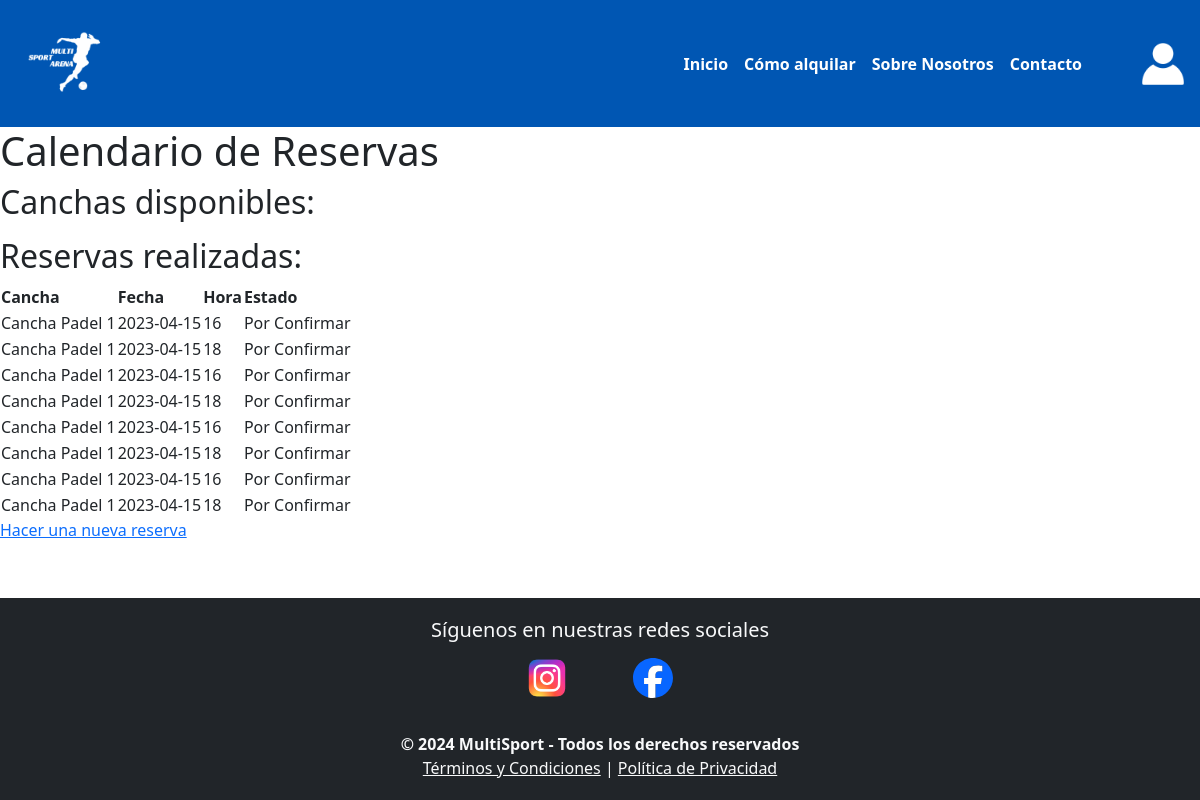
/reserva/reserva, run on an earlier commit of the app's database.
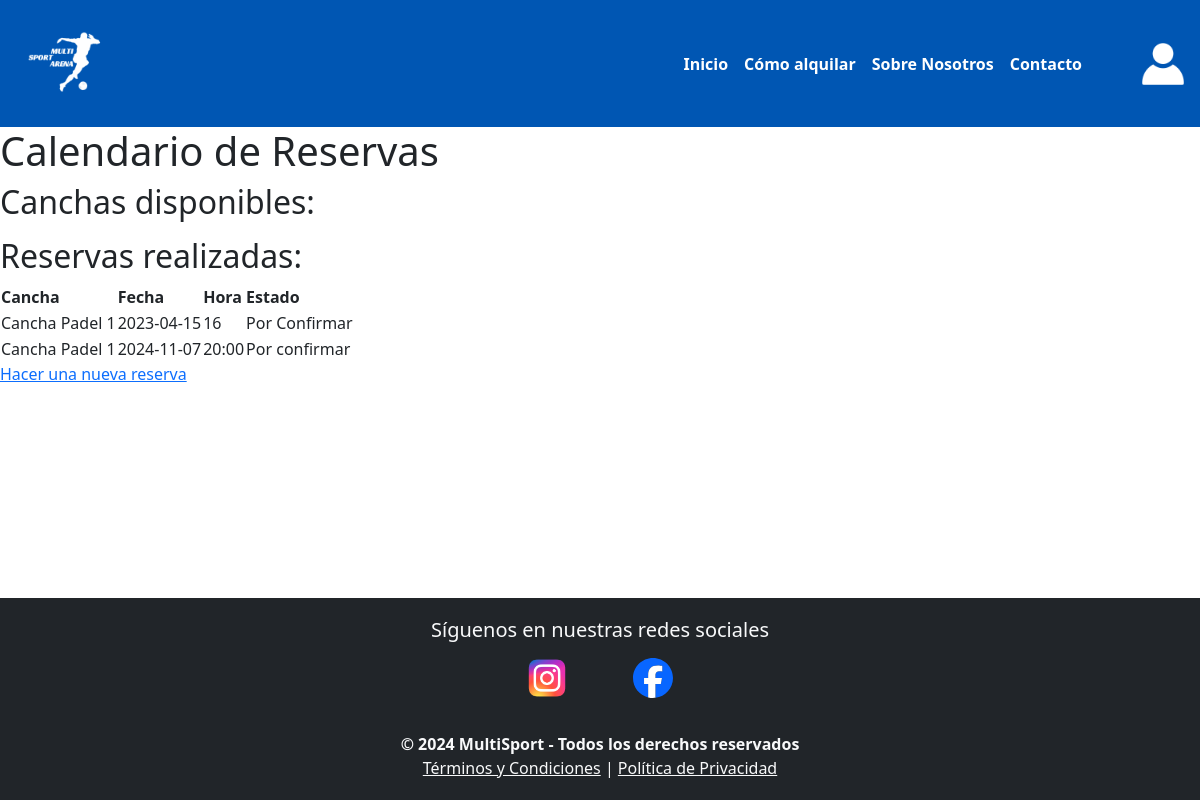
And on a later commit of the database.
### tables this page shows
CREATE TABLE Reservas (
            id_reserva INTEGER PRIMARY KEY AUTOINCREMENT,
            id_usuario INTEGER NOT NULL,
            id_cancha INTEGER NOT NULL,
            fecha TEXT NOT NULL,
            hora INTEGER NOT NULL,
            estado TEXT NOT NULL DEFAULT 'Por Confirmar',  -- 'Por Confirmar' o 'Confirmada'
            FOREIGN KEY (id_usuario) REFERENCES Usuarios (id_usuario),
            FOREIGN KEY (id_cancha) REFERENCES Canchas (id_cancha)
        );

CREATE TABLE Canchas (
            id_cancha INTEGER PRIMARY KEY AUTOINCREMENT,
            tipo TEXT NOT NULL,
            nombre TEXT NOT NULL
        );

### controlador/reservacion.py (the view)
@reserva_bp.route('/reserva', methods=['GET', 'POST'])
def calendario():
    try:
        conn = crear_conexion(DATABASE)
        tipo_cancha = request.args.get('tipo_cancha')
        canchas = obtener_canchas(conn, tipo_cancha)
        reservas = obtener_reservas(conn)
        conn.close()
    except Exception as e:
        flash(f'Error al obtener datos: {str(e)}', 'danger')
        return redirect(url_for('index'))
    return render_template('reserva.html', canchas=canchas, reservas=reservas, tipo_cancha=tipo_cancha)

### modelo/cancha.py (called while the page is built)
def obtener_canchas(conn, tipo_cancha):
    query = """
        SELECT id_cancha, nombre FROM Canchas WHERE tipo = ?
    """
    cursor = conn.cursor()
    cursor.execute(query, (tipo_cancha,))
    canchas = cursor.fetchall()
    return canchas

### modelo/conexion.py (called while the page is built)
def crear_conexion(db_file):
    conn = None
    try:
        conn = sqlite3.connect(db_file)
        print(f"Conectado a la base de datos {db_file}")
        return conn
    except Error as e:
        print(f"Error al conectar con la base de datos: {e}")
    return conn

### modelo/reserva.py (called while the page is built)
def obtener_reservas(conn):
    query = """
        SELECT reservas.id_reserva, canchas.nombre AS cancha_nombre, reservas.fecha,
               reservas.hora, reservas.estado
        FROM reservas
        JOIN canchas ON reservas.id_cancha = canchas.id_cancha
    """
    cursor = conn.cursor()
    cursor.execute(query)
    reservas = cursor.fetchall()
    print("Reservas obtenidas:", reservas)
    return reservas

### templates/reserva.html (shortened to what this page needs)
{% include 'header.html'%}
<main>
    <h1>Calendario de Reservas</h1>
    <h2>Canchas disponibles:</h2>
    <h2>Reservas realizadas:</h2>
    <table>
        <thead>
            <tr>
                <th>Cancha</th>
                <th>Fecha</th>
                <th>Hora</th>
                <th>Estado</th>
            </tr>
        </thead>
        <tbody>
            {% for reserva in reservas %}
                <tr>
                    <td>{{ reserva[1] }}</td>
                    <td>{{ reserva[2] }}</td>
                    <td>{{ reserva[3] }}</td>
                    <td>{{ reserva[4] }}</td>
                </tr>
            {% endfor %}
        </tbody>
    </table>
    <a href="{{ url_for('reserva.hacer_reserva') }}">Hacer una nueva reserva</a>
</main>
{% include 'footer.html' %}

### templates/header.html (shortened to what this page needs)
<!DOCTYPE html>
<html lang="en">
<head>
    <link rel="stylesheet" href="https://cdnjs.cloudflare.com/ajax/libs/font-awesome/6.5.2/css/all.min.css"
>
    <link href="https://cdn.jsdelivr.net/npm/bootstrap@5.3.3/dist/css/bootstrap.min.css" rel="stylesheet"
>
    <link rel="stylesheet" href="{{ url_for('static', filename='css/style.css') }}">
</head>
<body>
    <header>
        <nav class="navbar navbar-expand-lg">
            <div class="container-fluid">
                <a class="navbar-brand" href="/">
                    <img src="{{ url_for('static', filename='img/logo.png') }}" alt="Logo" width="100" height="100"
                        class="d-inline-block align-text-top">
                </a>
                <div class="collapse navbar-collapse justify-content-end" id="navbarNavDropdown">
                    <ul class="navbar-nav">
                        <li class="nav-item">
                            <a class="nav-link fw-bold {% if request.path == '/' %}active{% endif %}" aria-current="page" href="/">Inicio</a>
                        </li>
                        <li class="nav-item">
                            <a class="nav-link fw-bold {% if request.path == '/comoalquilar' %}active{% endif %}" href="/comoalquilar">Cómo alquilar</a>
                        </li>
                        <li class="nav-item">
                            <a class="nav-link fw-bold {% if request.path == '/sobrenosotros' %}active{% endif %}" href="/sobrenosotros">Sobre Nosotros</a>
                        </li>
                        <li class="nav-item">
                            <a class="nav-link fw-bold {% if request.path == '/contacto' %}active{% endif %}" href="/contacto">Contacto</a>
                        </li>
                    </ul>
                    <div class="d-flex ms-5">
                        <a class="nav-link"
                            href="{% if 'user_id' in session %}/auth/logout{% else %}/auth/login{% endif %}">
                            <img src="{{ url_for('static', filename='img/' + ('usuario.png' if 'user_id' not in session else 'logout.png')) }}"
                                alt="usuario" width="50" height="50">
                        </a>
                    </div>
                </div>
            </div>
        </nav>
    </header>
</body>
</html>

### templates/footer.html
<footer class="footer bg-dark text-light py-2.5">
    <div class="row text-center mb-4">
        <div class="col-md-12">
            <h5 class="mb-3">Síguenos en nuestras redes sociales</h5>
            <div class="footer-icons">
                <a href="https://www.instagram.com" target="_blank" class="mx-3">
                    <img src="{{ url_for('static', filename='img/ig.png') }}" alt="Instagram" class="social-icon">
                </a>
                <a href="https://www.twitter.com" target="_blank" class="mx-3">
                    <img src="{{ url_for('static', filename='img/facebook.svg') }}" alt="Twitter" class="social-icon">
                </a>
            </div>
        </div>
    </div>
    <div class="row text-center mt-4">
        <div class="col-md-12">
            <p class="footer-text m-0">© 2024 MultiSport - Todos los derechos reservados</p>
            <p class="m-0">
                <a href="#" class="text-light">Términos y Condiciones</a> |
                <a href="#" class="text-light">Política de Privacidad</a>
            </p>
        </div>
    </div>
</footer>

### static/css/style.css (style rules this page uses)
.navbar { background-color: #0056B3; }
.nav-link { color: white; }
.navbar-brand img { filter: brightness(0) invert(1); }
html, body { height: 100%; margin: 0; display: flex; flex-direction: column; }
main { flex: 1; }
.footer { background-color: #cfd0d0; padding: 20px; text-align: center; }
.footer-icons { margin-bottom: 10px; }
.footer-text { font-weight: bold; }
.social-icon { width: 70px; height: 40px; transition: transform 0.3s ease; }
.footer-icons a { display: inline-block; }
.footer-icons { text-align: center; }

What changed in the data, as far as the page shows it:
removed Reservas: nombre "Cancha Padel 1", fecha "2023-04-15", hora "18", estado "Por Confirmar"
removed Reservas: nombre "Cancha Padel 1", fecha "2023-04-15", hora "16", estado "Por Confirmar"
removed Reservas: nombre "Cancha Padel 1", fecha "2023-04-15", hora "18", estado "Por Confirmar"
removed Reservas: nombre "Cancha Padel 1", fecha "2023-04-15", hora "16", estado "Por Confirmar"
removed Reservas: nombre "Cancha Padel 1", fecha "2023-04-15", hora "18", estado "Por Confirmar"
removed Reservas: nombre "Cancha Padel 1", fecha "2023-04-15", hora "16", estado "Por Confirmar"
removed Reservas: nombre "Cancha Padel 1", fecha "2023-04-15", hora "18", estado "Por Confirmar"
added Reservas: nombre "Cancha Padel 1", fecha "2024-11-07", hora "20:00", estado "Por confirmar"
